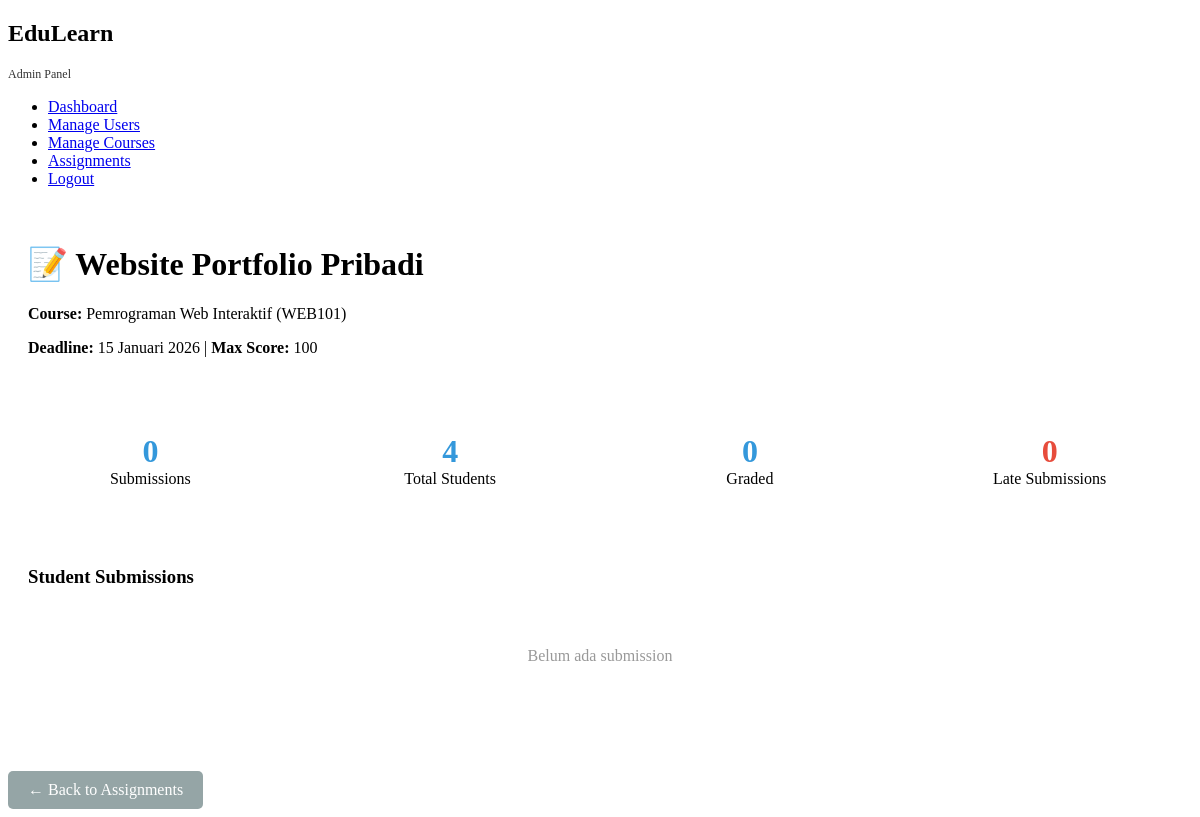
Page /admin/view_submissions.php?tugas_id=1 (signed in) on the committed database.
### tables this page shows
CREATE TABLE tugas (
    tugas_id INT AUTO_INCREMENT PRIMARY KEY,
    mk_id INT NOT NULL,
    judul VARCHAR(200) NOT NULL,
    deskripsi TEXT,
    deadline DATETIME NOT NULL,
    max_score INT DEFAULT 100,
    created_at TIMESTAMP DEFAULT CURRENT_TIMESTAMP,
    updated_at TIMESTAMP DEFAULT CURRENT_TIMESTAMP ON UPDATE CURRENT_TIMESTAMP,
    FOREIGN KEY (mk_id) REFERENCES mata_kuliah(mk_id) ON DELETE CASCADE,
    INDEX idx_deadline (deadline),
    INDEX idx_mk (mk_id)
);

CREATE TABLE mata_kuliah (
    mk_id INT AUTO_INCREMENT PRIMARY KEY,
    kode_mk VARCHAR(20) UNIQUE NOT NULL,
    nama_mk VARCHAR(100) NOT NULL,
    deskripsi TEXT,
    sks INT NOT NULL,
    semester INT NOT NULL,
    dosen_id INT,
    status ENUM('aktif', 'draft', 'arsip') DEFAULT 'aktif',
    created_at TIMESTAMP DEFAULT CURRENT_TIMESTAMP,
    updated_at TIMESTAMP DEFAULT CURRENT_TIMESTAMP ON UPDATE CURRENT_TIMESTAMP,
    FOREIGN KEY (dosen_id) REFERENCES dosen(dosen_id) ON DELETE SET NULL,
    INDEX idx_semester (semester),
    INDEX idx_status (status)
);

### includes/functions.php (called while the page is built, shortened)
<?php
function escape_html($string) {
    return htmlspecialchars($string, ENT_QUOTES, 'UTF-8');
}
function format_date($date, $withTime = false) {
    $timestamp = strtotime($date);
    $months = [
        1 => 'Januari', 'Februari', 'Maret', 'April', 'Mei', 'Juni',
        'Juli', 'Agustus', 'September', 'Oktober', 'November', 'Desember'
    ];
    $day = date('d', $timestamp);
    $month = $months[(int)date('n', $timestamp)];
    $year = date('Y', $timestamp);
    $formatted = "$day $month $year";
    return $formatted;
}

### admin/view_submissions.php (the view, shortened to what this page needs)
<?php
require_once '../includes/functions.php';
$db = getDB();
$tugas_id = (int)($_GET['tugas_id'] ?? 0);
$stmt = $db->prepare("
    SELECT t.*, mk.nama_mk, mk.kode_mk,
           (SELECT COUNT(*) FROM enrollments WHERE mk_id = t.mk_id) as total_students
    FROM tugas t
    INNER JOIN mata_kuliah mk ON t.mk_id = mk.mk_id
    WHERE t.tugas_id = ?
");
$stmt->execute([$tugas_id]);
$assignment = $stmt->fetch();
$stmt = $db->prepare("
    SELECT s.*, u.nama, u.nim
    FROM submissions s
    INNER JOIN users u ON s.user_id = u.user_id
    WHERE s.tugas_id = ?
    ORDER BY s.submitted_at DESC
");
$stmt->execute([$tugas_id]);
$submissions = $stmt->fetchAll();
$graded = count(array_filter($submissions, fn($s) => $s['score'] !== null));
$late = count(array_filter($submissions, fn($s) => $s['is_late'] == 1));
?>
<!DOCTYPE html>
<html lang="id">
<head>
    <link rel="stylesheet" href="../assets/css/adminindex.css">
</head>
<body>
<div class="app-container">
    <aside class="sidebar admin-sidebar">
        <div class="sidebar-header">
            <h1>EduLearn</h1>
            <p style="font-size: 12px; opacity: 0.8;">Admin Panel</p>
        </div>
        <ul class="sidebar-nav">
            <li><a href="dashboard.php">Dashboard</a></li>
            <li><a href="users.php">Manage Users</a></li>
            <li><a href="courses.php">Manage Courses</a></li>
            <li class="active"><a href="assignments.php">Assignments</a></li>
            <li><a href="../auth/logout.php">Logout</a></li>
        </ul>
    </aside>
    <main class="main-content">
        <div class="submission-header">
            <h1>📝 <?= escape_html($assignment['judul']) ?></h1>
            <p><strong>Course:</strong> <?= escape_html($assignment['nama_mk']) ?> (<?= escape_html($assignment['kode_mk']) ?>)</p>
            <p><strong>Deadline:</strong> <?= format_date($assignment['deadline']) ?> | <strong>Max Score:</strong> <?= $assignment['max_score'] ?></p>
        </div>
        <div class="stats-cards">
            <div class="stat-card">
                <div class="stat-number"><?= count($submissions) ?></div>
                <div>Submissions</div>
            </div>
            <div class="stat-card">
                <div class="stat-number"><?= $assignment['total_students'] ?></div>
                <div>Total Students</div>
            </div>
            <div class="stat-card">
                <div class="stat-number"><?= $graded ?></div>
                <div>Graded</div>
            </div>
            <div class="stat-card">
                <div class="stat-number" style="color: #e74c3c;"><?= $late ?></div>
                <div>Late Submissions</div>
            </div>
        </div>
        <div class="admin-table-container">
            <h3>Student Submissions</h3>
            <?php if (empty($submissions)): ?>
                <p style="text-align: center; padding: 40px; color: #999;">Belum ada submission</p>
            <?php endif; ?>
        </div>
        <div style="margin-top: 20px;">
            <a href="assignments.php" style="background: #95a5a6; color: white; padding: 10px 20px; border-radius: 5px; text-decoration: none; display: inline-block;">
                ← Back to Assignments
            </a>
        </div>
    </main>
</div>
</body>
</html>

### assets/css/adminindex.css (style rules this page uses)
.admin-table-container { background: var(--card-bg); border-radius: var(--border-radius); padding: 25px; box-shadow: var(--shadow); margin-bottom: 30px; overflow-x: auto; }

### admin/view_submissions.php (style rules this page uses)
.submission-header { background: white; padding: 20px; border-radius: 10px; margin-bottom: 20px; }
.stats-cards { display: grid; grid-template-columns: repeat(4, 1fr); gap: 15px; margin: 20px 0; }
.stat-card { background: white; padding: 20px; border-radius: 10px; text-align: center; }
.stat-number { font-size: 32px; font-weight: bold; color: #3498db; }
.admin-table-container { background: white; border-radius: 10px; padding: 20px; }

### rows in the picture
tugas: judul "Website Portfolio Pribadi", mk.nama_mk "Pemrograman Web Interaktif", mk.kode_mk "WEB101", deadline "15 Januari 2026", max_score "100"

### other values in the picture
count($submissions) "0"
$assignment['total_students'] "4"
$graded "0"
$late "0"
